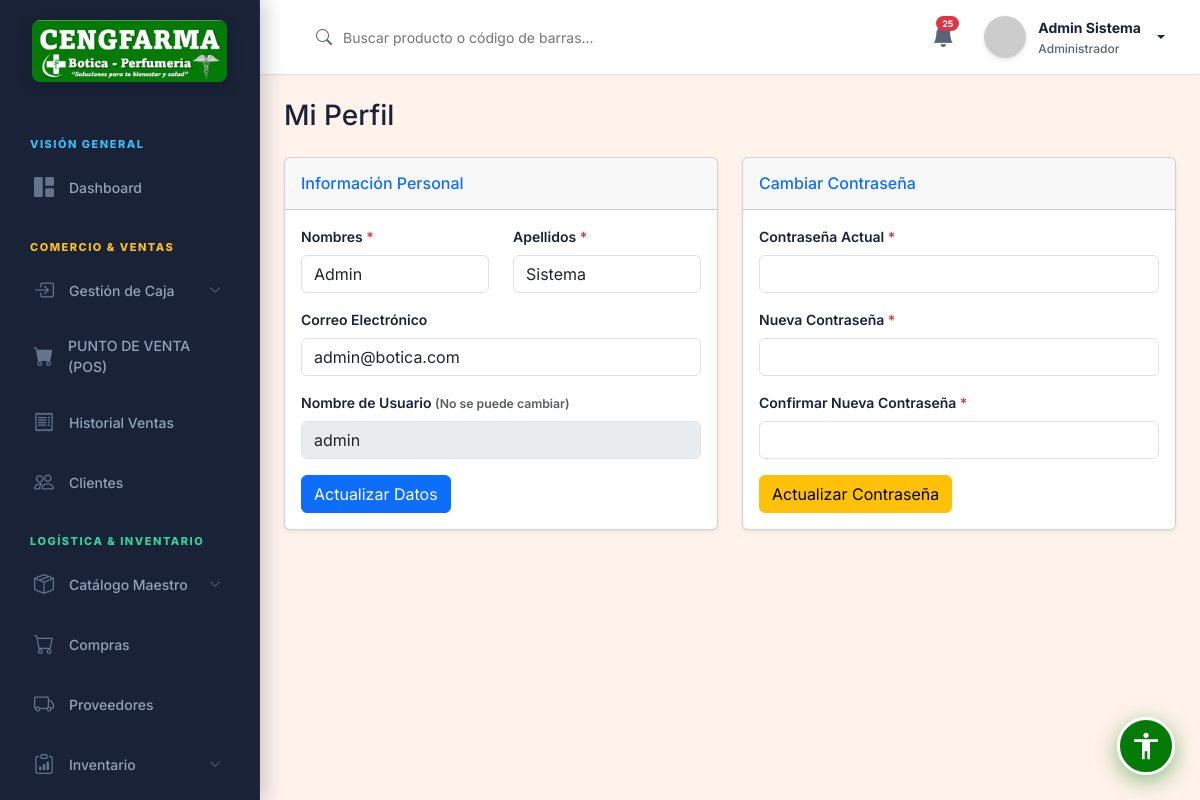
Page /public/perfil/index (signed in) on the committed database.
### tables this page shows
CREATE TABLE IF NOT EXISTS `configuracion` (
  `id` int NOT NULL AUTO_INCREMENT,
  `clave` varchar(50) NOT NULL,
  `valor` text,
  `descripcion` varchar(255) DEFAULT NULL,
  PRIMARY KEY (`id`),
  UNIQUE KEY `clave` (`clave`)
);

CREATE TABLE IF NOT EXISTS `usuarios` (
  `id` int NOT NULL AUTO_INCREMENT,
  `nombres` varchar(100) NOT NULL,
  `apellidos` varchar(100) NOT NULL,
  `usuario` varchar(50) NOT NULL,
  `password` varchar(255) NOT NULL,
  `email` varchar(100) DEFAULT NULL,
  `rol_id` int NOT NULL,
  `estado` tinyint(1) DEFAULT '1',
  `ultimo_login` datetime DEFAULT NULL,
  `creado_en` timestamp NULL DEFAULT CURRENT_TIMESTAMP,
  PRIMARY KEY (`id`),
  UNIQUE KEY `usuario` (`usuario`),
  KEY `rol_id` (`rol_id`),
  CONSTRAINT `usuarios_ibfk_1` FOREIGN KEY (`rol_id`) REFERENCES `roles` (`id`) ON DELETE RESTRICT
);

### app/views/usuarios/perfil.php (the view, shortened to what the rows shown need)
<div class="container-fluid px-4 pt-4">
    <div class="d-flex justify-content-between align-items-center mb-4">
        <h2 class="h3 text-gray-800 mb-0">Mi Perfil</h2>
    </div>
    <div class="row">
        <div class="col-xl-6 col-lg-6">
            <div class="card shadow-sm mb-4">
                <div class="card-header py-3 d-flex flex-row align-items-center justify-content-between">
                    <h6 class="m-0 font-weight-bold text-primary">Información Personal</h6>
                </div>
                <div class="card-body">
                    <form action="<?php echo BASE_URL; ?>perfil/update" method="POST">
                        <div class="row mb-3">
                            <div class="col-md-6">
                                <label class="form-label">Nombres <span class="text-danger">*</span></label>
                                <input type="text" name="nombres" class="form-control" value="<?php echo htmlspecialchars($data['usuario']['nombres']); ?>" required>
                            </div>
                            <div class="col-md-6">
                                <label class="form-label">Apellidos <span class="text-danger">*</span></label>
                                <input type="text" name="apellidos" class="form-control" value="<?php echo htmlspecialchars($data['usuario']['apellidos']); ?>" required>
                            </div>
                        </div>
                        <div class="mb-3">
                            <label class="form-label">Correo Electrónico</label>
                            <input type="email" name="email" class="form-control" value="<?php echo htmlspecialchars($data['usuario']['email'] ?? ''); ?>">
                        </div>
                        <div class="mb-3">
                            <label class="form-label">Nombre de Usuario <small class="text-muted">(No se puede cambiar)</small></label>
                            <input type="text" class="form-control" value="<?php echo htmlspecialchars($data['usuario']['usuario']); ?>" disabled>
                        </div>
                        <button type="submit" class="btn btn-primary">Actualizar Datos</button>
                    </form>
                </div>
            </div>
        </div>
        <div class="col-xl-6 col-lg-6">
            <div class="card shadow-sm mb-4">
                <div class="card-header py-3 d-flex flex-row align-items-center justify-content-between">
                    <h6 class="m-0 font-weight-bold text-primary">Cambiar Contraseña</h6>
                </div>
                <div class="card-body">
                    <form action="<?php echo BASE_URL; ?>perfil/updatePassword" method="POST">
                        <div class="mb-3">
                            <label class="form-label">Contraseña Actual <span class="text-danger">*</span></label>
                            <input type="password" name="current_password" class="form-control" required>
                        </div>
                        <div class="mb-3">
                            <label class="form-label">Nueva Contraseña <span class="text-danger">*</span></label>
                            <input type="password" name="new_password" class="form-control" required minlength="6">
                        </div>
                        <div class="mb-3">
                            <label class="form-label">Confirmar Nueva Contraseña <span class="text-danger">*</span></label>
                            <input type="password" name="confirm_password" class="form-control" required minlength="6">
                        </div>
                        <button type="submit" class="btn btn-warning">Actualizar Contraseña</button>
                    </form>
                </div>
            </div>
        </div>
    </div>
</div>

### app/views/layouts/main.php (shortened to what the rows shown need)
<!DOCTYPE html>
<html lang="es">
<head>
    <link href="https://cdn.jsdelivr.net/npm/bootstrap@5.3.0/dist/css/bootstrap.min.css" rel="stylesheet">
    <link rel="stylesheet" href="https://cdn.jsdelivr.net/npm/bootstrap-icons@1.11.1/font/bootstrap-icons.css">
    <link rel="stylesheet" href="<?php echo BASE_URL; ?>css/style.css">
    <link rel="stylesheet" href="<?php echo BASE_URL; ?>css/accessibility.css">
</head>
<body>
<div id="wrapper">
    <aside id="sidebar">
        <?php
        require_once '../app/models/Configuracion.php';
        $_globalConfigModel = new Configuracion();
        $_globalLogo = $_globalConfigModel->get('logo');
        $configs     = $_globalConfigModel->getAll();
        require_once '../app/models/Inventario.php';
        $_globalInvModel = new Inventario();
        $_lotesVencer = $_globalInvModel->getLotesProximosVencer(90);
        $_stockBajo = $_globalInvModel->getProductosBajoStock(20);
        $_totalNotifs = count($_lotesVencer) + count($_stockBajo);
        $boticaName = $configs['nombre_botica']['valor'] ?? 'CENGFARMA';
        ?>
        <a href="<?php echo BASE_URL; ?>auth/index" class="sidebar-logo text-center d-block">
            <?php
            $effectiveLogo = !empty($_globalLogo) ? $_globalLogo : 'img/cengfarma_banner.png';
            $logoSrc = (strpos($effectiveLogo, 'http') === 0) ? $effectiveLogo : BASE_URL . $effectiveLogo;
            ?>
            <img src="<?php echo htmlspecialchars($logoSrc); ?>" alt="<?php echo htmlspecialchars($boticaName); ?>" style="max-height: 62px; max-width: 95%; object-fit: contain; border-radius: 8px; box-shadow: 0 4px 15px rgba(0,0,0,0.2);">
        </a>
        <ul class="sidebar-nav">
            <?php if($_SESSION['rol_id'] == 1): ?>
            <li class="nav-section-title" style="color: #38bdf8;">Visión General</li>
            <li class="nav-item">
                <a href="<?php echo BASE_URL; ?>dashboard/index" class="nav-link">
                    <i class="bi bi-grid-1x2-fill"></i> Dashboard
                </a>
            </li>
            <?php endif; ?>
            <li class="nav-section-title" style="color: #fbbf24;">Comercio & Ventas</li>
            <li class="nav-item">
                <a class="nav-link" data-bs-toggle="collapse" href="#menuCaja" role="button" aria-expanded="false" aria-controls="menuCaja">
                    <i class="bi bi-box-arrow-in-right"></i> Gestión de Caja
                    <i class="bi bi-chevron-down ms-auto" style="font-size:12px"></i>
                </a>
            </li>
            <li class="nav-item">
                <a href="<?php echo BASE_URL; ?>venta/pos" class="nav-link" id="nav-pos">
                    <i class="bi bi-cart-fill"></i> PUNTO DE VENTA (POS)
                </a>
            </li>
            <li class="nav-item">
                <a href="<?php echo BASE_URL; ?>venta/index" class="nav-link">
                    <i class="bi bi-receipt"></i> Historial Ventas
                </a>
            </li>
            <li class="nav-item">
                <a href="<?php echo BASE_URL; ?>cliente/index" class="nav-link">
                    <i class="bi bi-people"></i> Clientes
                </a>
            </li>
            <?php if(in_array($_SESSION['rol_id'], [1, 2, 4])): ?>
            <li class="nav-section-title" style="color: #34d399;">Logística & Inventario</li>
            <li class="nav-item">
                <a class="nav-link" data-bs-toggle="collapse" href="#menuProductos" role="button" aria-expanded="false" aria-controls="menuProductos">
                    <i class="bi bi-box-seam"></i> Catálogo Maestro
                    <i class="bi bi-chevron-down ms-auto" style="font-size:12px"></i>
                </a>
            </li>
            <li class="nav-item">
                <a href="<?php echo BASE_URL; ?>compra/index" class="nav-link">
                    <i class="bi bi-cart"></i> Compras
                </a>
            </li>
            <li class="nav-item">
                <a href="<?php echo BASE_URL; ?>proveedor/index" class="nav-link">
                    <i class="bi bi-truck"></i> Proveedores
                </a>
            </li>
            <li class="nav-item">
                <a class="nav-link" data-bs-toggle="collapse" href="#menuInventario" role="button" aria-expanded="false" aria-controls="menuInventario">
                    <i class="bi bi-clipboard-data"></i> Inventario
                    <i class="bi bi-chevron-down ms-auto" style="font-size:12px"></i>
                </a>
            </li>
            <?php endif; ?>
        </ul>
    </aside>
    <div id="content-wrapper">
        <header id="topbar">
            <div class="d-flex align-items-center gap-3">
                <form action="<?php echo BASE_URL; ?>producto/index" method="GET" class="search-box ms-2 d-none d-md-flex align-items-center mb-0">
                    <i class="bi bi-search"></i>
                    <input type="text" name="search" placeholder="Buscar producto o código de barras..." value="<?php echo htmlspecialchars($_GET['search'] ?? '', ENT_QUOTES, 'UTF-8'); ?>" style="border:none; outline:none; background:transparent; width: 100%; color: var(--text-primary);">
                </form>
            </div>
            <div class="topbar-actions">
                <a href="<?php echo BASE_URL; ?>notificacion/index" class="topbar-icon" style="text-decoration: none;">
                    <i class="bi bi-bell-fill"></i>
                    <?php if($_totalNotifs > 0): ?>
                    <span class="badge rounded-pill bg-danger"><?php echo $_totalNotifs; ?></span>
                    <?php endif; ?>
                </a>
                <div class="dropdown">
                    <div class="user-profile dropdown-toggle" data-bs-toggle="dropdown" aria-expanded="false" style="cursor: pointer;">
                        <img src="https://ui-avatars.com/api/?name=<?php echo urlencode($_SESSION['nombre'] ?? 'U'); ?>&background=00A896&color=fff&bold=true" alt="User Avatar">
                        <div class="user-info">
                            <span class="user-name"><?php echo htmlspecialchars($_SESSION['nombre'] ?? 'Administrador', ENT_QUOTES, 'UTF-8'); ?></span>
                            <span class="user-role">
                                <?php
                                $roles = [1 => 'Administrador', 2 => 'Farmacéutico', 3 => 'Cajero', 4 => 'Almacenero'];
                                echo $roles[$_SESSION['rol_id'] ?? 1];
                                ?>
                            </span>
                        </div>
                    </div>
                </div>
            </div>
        </header>
        <?php require_once '../app/views/' . $view . '.php'; ?>
    </div>
</div>
<?php require_once '../app/views/partials/accessibility_widget.php'; ?>
</body>
</html>

### rows in the picture
configuracion: valor (picture)
usuarios: nombres "Admin", apellidos "Sistema", email "admin@botica.com", usuario "admin"

### other values in the picture
$_totalNotifs "25"
$_SESSION['nombre'] "Admin Sistema"
$roles[$_SESSION['rol_id'] ?? 1] "Administrador"
